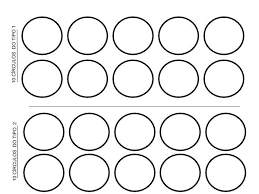
#> input picture src/app/tab1/download.png, 259 x 194 px
$ python camera.py
#> lines starting #> are read from the running program, lines starting #| are printed output that depends on the picture
import numpy as np
import cv2 as cv
img = cv.imread('download.png',0)
#> img is the input picture: shape (194, 259); min 0, max 255, mean 237.3
img = cv.medianBlur(img,5)
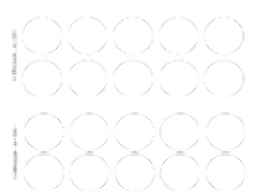
#> img: shape (194, 259); min 162, max 255, mean 253.1
cimg = cv.cvtColor(img,cv.COLOR_GRAY2BGR)
count = 0
circles = cv.HoughCircles(img,cv.HOUGH_GRADIENT,1,20,
                            param1=50,param2=30,minRadius=0,maxRadius=0)
#> circles = 26 rows, first 8: [85.5, 127.5, 85.1], [116.5, 101.5, 83.8], [201.5, 103.5, 53], [223.5, 78.5, 20.2], [87.5, 35.5, 19.9], [40.5, 78.5, 19.4], [132.5, 80.5, 19.4], [180.5, 131.5, 19.4]
circles = np.uint16(np.around(circles))
#> circles = 26 rows, first 8: [86, 128, 85], [116, 102, 84], [202, 104, 53], [224, 78, 20], [88, 36, 20], [40, 78, 19], [132, 80, 19], [180, 132, 19]
for i in circles[0,:]:
    # draw the outer circle
    cv.circle(cimg,(i[0],i[1]),i[2],(0,255,0),2)
    # draw the center of the circle
    cv.circle(cimg,(i[0],i[1]),2,(0,0,255),3)
    count+=1
#> this loop made 26 passes
#> i on passes 1 to 12: [86, 128, 85], [116, 102, 84], [202, 104, 53], [224, 78, 20], [88, 36, 20], [40, 78, 19], [132, 80, 19], [180, 132, 19], [44, 132, 18], [224, 132, 19], [134, 132, 19], [162, 110, 53]
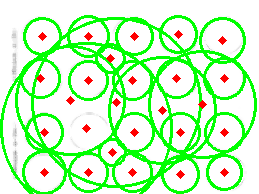
#> cimg: shape (194, 259, 3); mean B, G, R 192.1, 248.8, 197.5
#> after the loop, count = 26

cv.imshow(str(count),cimg)

cv.waitKey(0)
cv.destroyAllWindows()
